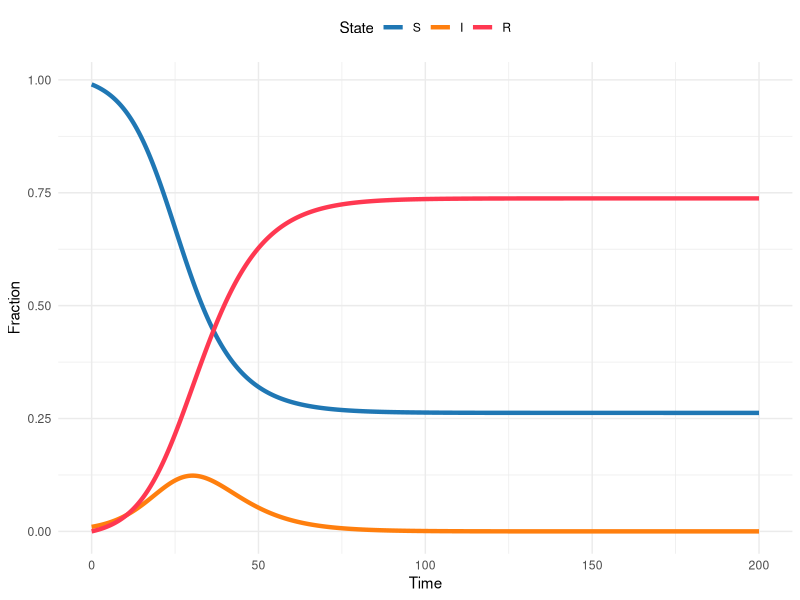
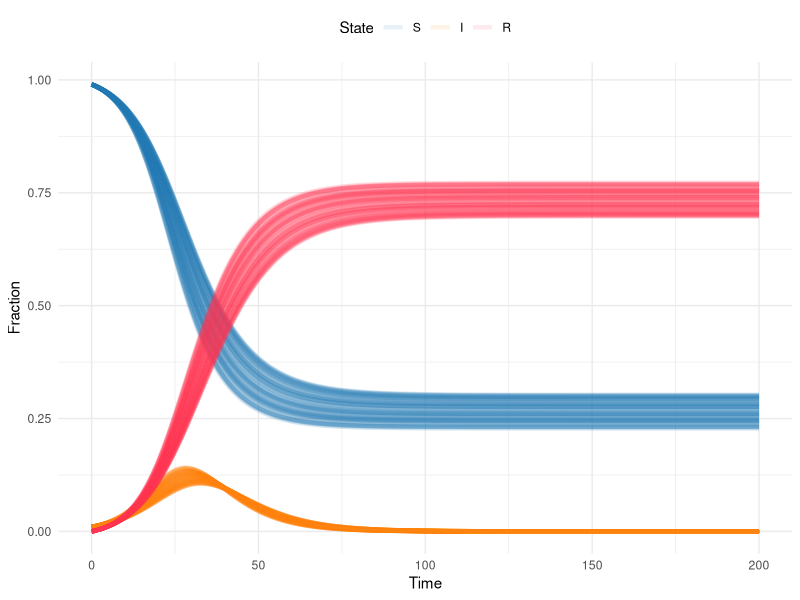
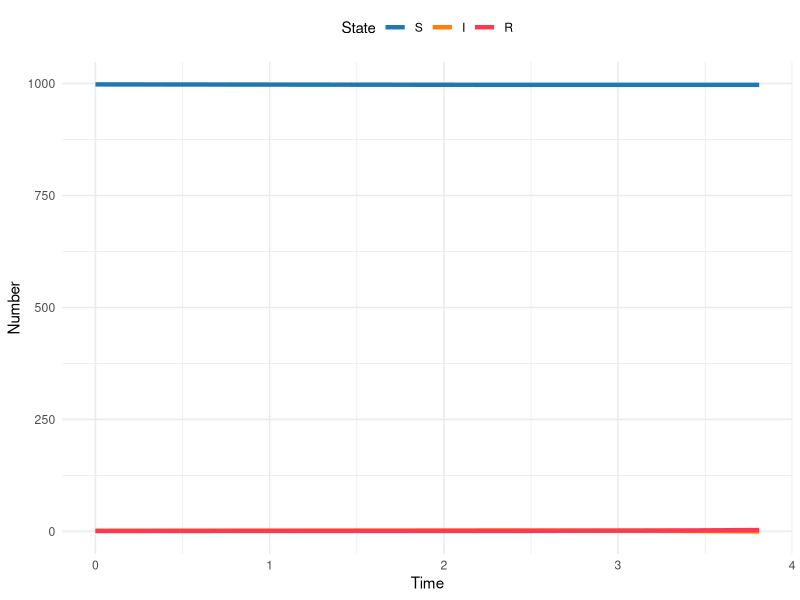
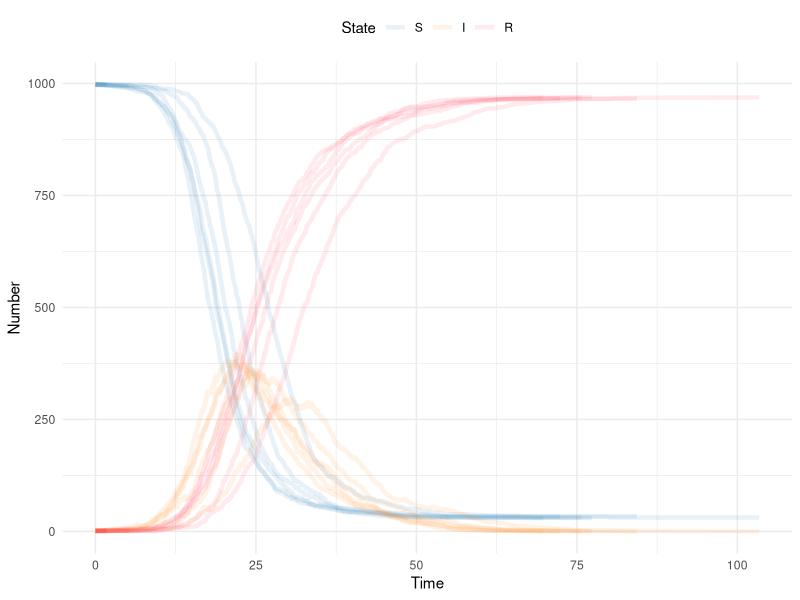
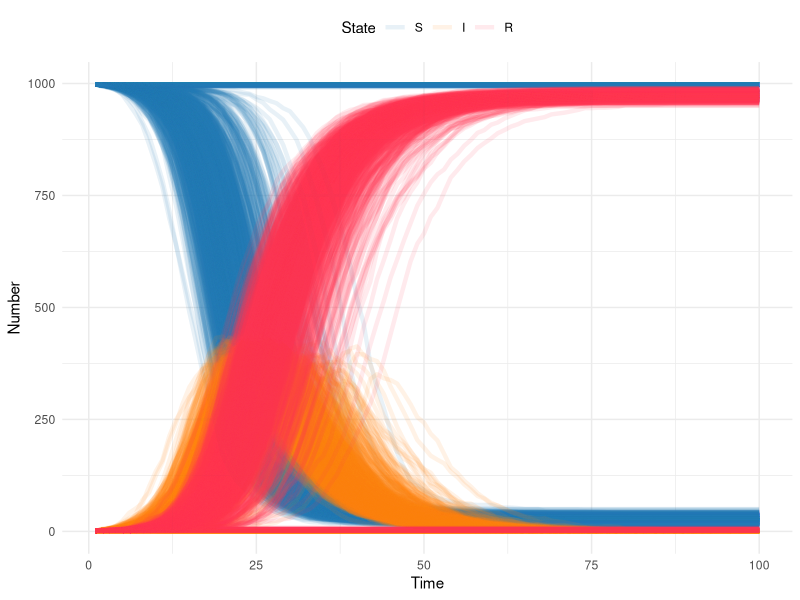
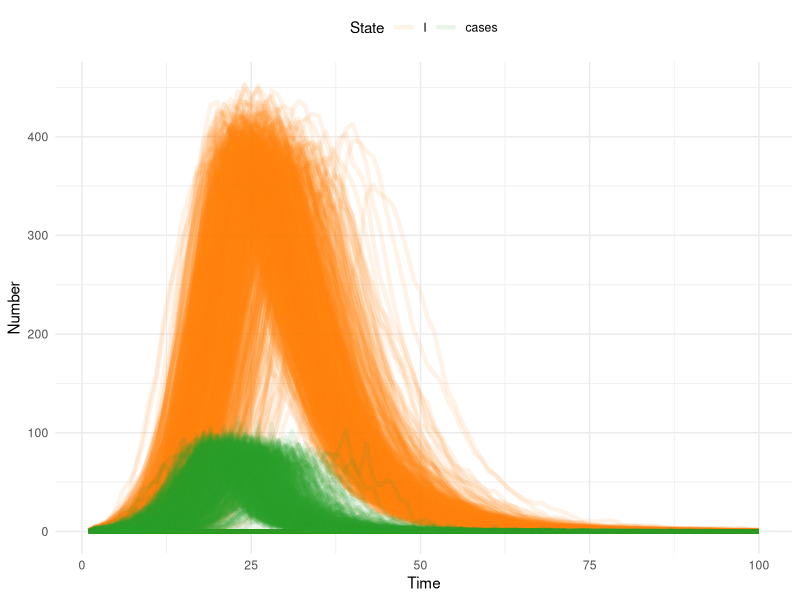
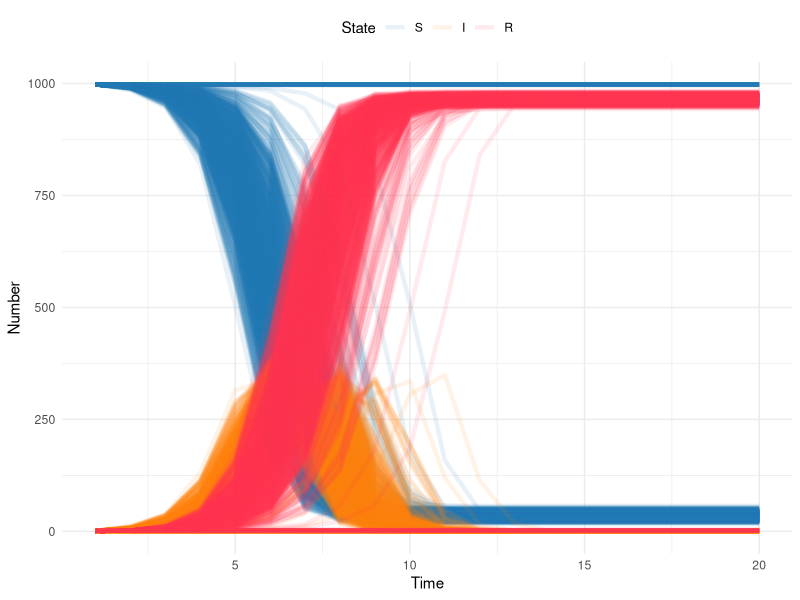

R code for these plots, in order:
## ---- chunk 1
library(here)
library(rio)
library(deSolve)
library(tidyverse)
## ---- chunk 2
theme_set(theme_minimal())
## ---- chunk 3
sir_model <- function(time, state, params, ...) {
  transmission <- params["transmission"]
  recovery <- 1 / params["duration"]

  S <- state["S"]
  I <- state["I"]
  R <- state["R"]

  dSdt <- -transmission * S * I
  dIdt <- (transmission * S * I) - (recovery * I)
  dRdt <- recovery * I

  return(list(c(dSdt, dIdt, dRdt)))
}
## ---- chunk 4
sir_params <- c(transmission = 0.3, duration = 6)
sir_init_states <- c(S = 0.99, I = 0.01, R = 0)
sim_times <- seq(0, 200, by = 0.1)

sir_sol <- deSolve::ode(
  y = sir_init_states,
  times = sim_times,
  func = sir_model,
  parms = sir_params
)

## ---- chunk 5
#| out-width: 100%
#| column: body

# Turn the output from the ODE solver into a tibble (dataframe)
# so we can manipulate and plot it easily
sir_sol_df <- as_tibble(sir_sol) %>%
  # Convert all columns to numeric (they are currently type
  # deSolve so will produce warnings when plotting etc)
  mutate(
    # Rather than repeatedly type the same function for every
    # column, use the across() function to apply the function
    # to a selection of columns
    across(
      # The cols argument takes a selection of columns to apply
      # a function to. Here, we want to apply the as.numeric()
      # function to all columns, so we use the function
      # everything() to select all columns.
      .cols = everything(),
      .fns = as.numeric
    )
  ) %>%
  # Convert the dataframe from wide to long format, so we have a
  # column for the time, a column for the state, and a column
  # for the proportion of the population in that state at that
  # time
  pivot_longer(
    # Don't pivot the time column
    cols = -time,
    names_to = "state",
    values_to = "proportion"
  ) %>%
  # Update the state column to be a factor, so the plot will
  # show the states in the correct order
  mutate(state = factor(state, levels = c("S", "I", "R")))

SIRcolors <- c(S = "#1f77b4", I = "#ff7f0e", R = "#FF3851")

ggplot(sir_sol_df, aes(x = time, y = proportion, color = state)) +
  geom_line(linewidth = 1.5) +
  scale_color_manual(values = SIRcolors) +
  labs(
    x = "Time",
    y = "Fraction",
    color = "State"
  ) +
  theme(legend.position = "top")
## ---- chunk 6
M <- 100 # the number of times we want to do this. 
        # This is a mater of choice and computational capacity (this model is small and quick, but that won't always be the case)

#since we're going to do this M times we need a place to store the results

for(m in 1:M){
  sir_params <- c(transmission = runif(1,.283,.317), duration = 6) # each time take a random draw of the transmission rate from the confidence interval
  sir_init_states <- c(S = 0.99, I = 0.01, R = 0)
  sim_times <- seq(0, 200, by = 0.1)

  sir_sol <- deSolve::ode(
    y = sir_init_states,
    times = sim_times,
    func = sir_model,
    parms = sir_params
  )
  sir_sol = data.frame(sir_sol)
  sir_sol$iteration = m   # mark this as the mth iteration of the loop
  #if this is the first iteration, create a place to store the output
  #if it's the sencond or higher, append the output to the storage
  if(m==1){sir_sol_storage <- sir_sol}
  if(m>1){sir_sol_storage <- rbind(sir_sol_storage,sir_sol)}
}
## ---- chunk 7
# Turn the output from the ODE solver into a tibble (dataframe)
# so we can manipulate and plot it easily
sir_sol_df <- as_tibble(sir_sol_storage) %>%
  # Convert all columns to numeric (they are currently type
  # deSolve so will produce warnings when plotting etc)
  mutate(
    # Rather than repeatedly type the same function for every

    # column, use the across() function to apply the function
    # to a selection of columns
    across(
      # The cols argument takes a selection of columns to apply
      # a function to. Here, we want to apply the as.numeric()
      # function to all columns, so we use the function
      # everything() to select all columns.
      .cols = everything(),
      .fns = as.numeric
    )
  ) %>%
  # Convert the dataframe from wide to long format, so we have a
  # column for the time, a column for the state, and a column
  # for the proportion of the population in that state at that
  # time
  pivot_longer(
    # Don't pivot the time column
    cols = -c(time,iteration),
    names_to = "state",
    values_to = "proportion"
  ) %>%
  # Update the state column to be a factor, so the plot will
  # show the states in the correct order
  mutate(state = factor(state, levels = c("S", "I", "R")))

SIRcolors <- c(S = "#1f77b4", I = "#ff7f0e", R = "#FF3851")

ggplot(sir_sol_df, aes(x = time, y = proportion, color = state, group=interaction(iteration, state))) +
  geom_line(linewidth = 1.5, alpha=.1) +
  scale_color_manual(values = SIRcolors) +
  labs(
    x = "Time",
    y = "Fraction",
    color = "State"
  ) +
  theme(legend.position = "top")
## ---- chunk 8
###############################################################################
# Parameters and initial conditions                                            #
###############################################################################

S <- 998           # number susceptible
I <- 1              # number infected
R <- 1              # number recovered
time <- 0

beta <- .5           # transmission rate
gamma <- 1/7        # recovery rate
## ---- chunk 9
###############################################################################
# Gillespie Step                                                              #
###############################################################################
gilstep <- function(SIR, beta, gamma){
  # SIR is a vector containing 4 elements 
  #   S = scalar number of susceptibles now
  #   I = scalar number of infecteds now
  #   R = scalar number of recovereds now
  #   time = current time
  # beta = transmission rate
  # gamma = recovery rate
  
  times <- rexp(2, # draw two random exponential variables
                c(beta * SIR[1] * SIR[2]/sum(SIR[1:3]),  # the first is the rate of new infections: S*Beta*I/N
                     SIR[2] * gamma)) # the second is the rate of new recoveries: I*gamma
  
  return(list(
    change_state = which.min(times), # which.min identifies which of the two random variables is smallest, and thus the first to happen: this is the transition that we'll mae
              timestep = min(times))) # this identfies how much time elapsed before the transition occured, so we can increment time forward
}
## ---- chunk 10
###############################################################################
# Simulate over time                                                          #
###############################################################################
set.seed(101)               # here we set the random seed. This isn't necessary in general, but it allows us to write a "random" simulation
                            # always returns the same result. For the purposes of this lesson it is useful because (as you'll see below)
                            # we can get random realizations of an outbreak where the first case recovers before they infect anyone and 
                            # there is no epidemic to plot. This can happen (rarely) even with R0>1. 
counter <- 0                # set counter at 0
while(all(I>0)){            #continue until I is depleted
  counter <- counter + 1    #counter for number of transitions: we don't know how many transitions will happen until the simulation is over
  # 
  SIRtmp <- c(S[counter], I[counter], R[counter], time[counter])       #current SIR states
  step <- gilstep(SIRtmp, beta, gamma)
  if(step$change_state ==1){    # if transition is an infection, reduce S and increase I
    SIRtmp[1] <- SIRtmp[1] - 1
    SIRtmp[2] <- SIRtmp[2] + 1 
  }
  if(step$change_state ==2){    # if transition is an recovery, reduce I and increase R
    SIRtmp[2] <- SIRtmp[2] - 1
    SIRtmp[3] <- SIRtmp[3] + 1 
  }
  SIRtmp[4] <- SIRtmp[4] + step$timestep      # increment time
    
#Append changes
  S <- c(S,SIRtmp[1])
  I <- c(I,SIRtmp[2])
  R <- c(R,SIRtmp[3])
  time <- c(time,SIRtmp[4])

  #cat(S[counter],"-",I[counter],"-",R[counter],"-",time[counter], ".\n"). # this prints the output as it goes
  set.seed(NULL)          # reset the seed so that every subsequent simulation IS random
}
## ---- chunk 11
#| out-width: 100%
#| column: body

# Reuse the plotting code from above

# Turn the output from gilstep() into a tibble (dataframe)
# so we can manipulate and plot it easily
gil_df <- tibble(time, S, I, R) %>%  # put elements in a data frame 
  # Convert all columns to numeric (they are currently type
  # deSolve so will produce warnings when plotting etc)
  mutate(
    # Rather than repeatedly type the same function for every
    # column, use the across() function to apply the function
    # to a selection of columns
    across(
      # The cols argument takes a selection of columns to apply
      # a function to. Here, we want to apply the as.numeric()
      # function to all columns, so we use the function
      # everything() to select all columns.
      .cols = everything(),
      .fns = as.numeric
    )
  ) %>%
  # Convert the dataframe from wide to long format, so we have a
  # column for the time, a column for the state, and a column
  # for the proportion of the population in that state at that
  # time
  pivot_longer(
    # Don't pivot the time column
    cols = -c(time),
    names_to = "state",
    values_to = "number"
  ) %>%
  # Update the state column to be a factor, so the plot will
  # show the states in the correct order
  mutate(state = factor(state, levels = c("S", "I", "R")))

SIRcolors <- c(S = "#1f77b4", I = "#ff7f0e", R = "#FF3851")

ggplot(gil_df, aes(x = time, y = number, color = state)) +
  geom_line(linewidth = 1.5) +
  scale_color_manual(values = SIRcolors) +
  labs(
    x = "Time",
    y = "Number",
    color = "State"
  ) +
  theme(legend.position = "top")
## ---- chunk 12
###############################################################################
# Simulate over time                                                          #
M <- 10  # number of realizations to simulate 

for(m in 1:M){
  ###############################################################################
  # Parameters and initial conditions                                            #
  ###############################################################################
  
  S <- 998           # number susceptible
  I <- 1              # number infected
  R <- 1              # number recovered
  time <- 0
  iteration = m    #initialize iteration counter

  beta <- .5           # transmission rate
  gamma <- 1/7        # recovery rate
  
  ###############################################################################
  # Simulate over time                                                          #
  ###############################################################################
  counter <- 0                # set counter at 0
  while(all(I>0)){            #continue until I is depleted
    counter <- counter + 1    #counter for number of transitions: we don't know how many transitions will happen until the simualtion is over
    # 
    SIRtmp <- c(S[counter], I[counter], R[counter], time[counter])       #current SIR states
    step <- gilstep(SIRtmp, beta, gamma)
    if(step$change_state ==1){    # if transition is an infection, reduce S and increase I
      SIRtmp[1] <- SIRtmp[1] - 1
      SIRtmp[2] <- SIRtmp[2] + 1 
    }
    if(step$change_state ==2){    # if transition is an recovery, reduce I and increase R
      SIRtmp[2] <- SIRtmp[2] - 1
      SIRtmp[3] <- SIRtmp[3] + 1 
    }
    SIRtmp[4] <- SIRtmp[4] + step$timestep      # increment time
    
    #Append changes
    S <- c(S,SIRtmp[1])
    I <- c(I,SIRtmp[2])
    R <- c(R,SIRtmp[3])
    time <- c(time,SIRtmp[4])
    iteration <- c(iteration, m)
    
    #cat(S[counter],"-",I[counter],"-",R[counter],"-",time[counter], ".\n"). # this prints the output as it goes
  }
  if(m==1){sir_gil_storage = tibble(S, I, R, time, iteration)}
  if(m>1){sir_gil_storage = bind_rows(sir_gil_storage, tibble(S, I, R, time, iteration))}
}
## ---- chunk 13
# Reuse the plotting code from above

# Turn the output from gilstep() into a tibble (dataframe)
# so we can manipulate and plot it easily
gil_df <- sir_gil_storage %>%  # put elements in a data frame 
  # Convert all columns to numeric (they are currently type
  # deSolve so will produce warnings when plotting etc)
  mutate(
    # Rather than repeatedly type the same function for every
    # column, use the across() function to apply the function
    # to a selection of columns
    across(
      # The cols argument takes a selection of columns to apply
      # a function to. Here, we want to apply the as.numeric()
      # function to all columns, so we use the function
      # everything() to select all columns.
      .cols = everything(),
      .fns = as.numeric
    )
  ) %>%
  # Convert the dataframe from wide to long format, so we have a
  # column for the time, a column for the state, and a column
  # for the proportion of the population in that state at that
  # time
  pivot_longer(
    # Don't pivot the time column
    cols = -c(time, iteration),
    names_to = "state",
    values_to = "number"
  ) %>%
  # Update the state column to be a factor, so the plot will
  # show the states in the correct order
  mutate(state = factor(state, levels = c("S", "I", "R")))

SIRcolors <- c(S = "#1f77b4", I = "#ff7f0e", R = "#FF3851")

ggplot(gil_df, aes(x = time, y = number, color = state, group = interaction(iteration, state))) +
  geom_line(linewidth = 1.5,alpha = .1) +
  scale_color_manual(values = SIRcolors) +
  labs(
    x = "Time",
    y = "Number",
    color = "State"
  ) +
  theme(legend.position = "top")
## ---- chunk 14
###############################################################################
# Parameters and initial conditions                                           #
###############################################################################

S <- 998           # number susceptible
I <- 1              # number infected
R <- 1              # number recovered
time <- 0

beta <- .5           # transmission rate
gamma <- 1/7        # recovery rate
## ---- chunk 15
###############################################################################
# Tau Leaping Single time step                                                            #
###############################################################################
tau_sir_step <- function (sims, S, I, R, beta, gamma, delta.t, ...) {
  # adapted from Aaron King's code
  # sims = number of simulations
  # S = initial susceptible population
  # I = initial infected population
  # R = initial recovered population
  # beta = transmission rate
  # gamma = recovery rate
  
  N <- S+I+R    # total population size
  dSI <- rpois(n = sims, beta*S*(I/N)*delta.t)  # new incident infections
  dIR <- rpois(n = sims, gamma*I*delta.t)       # recoveries
  # note that this can be done with a binomial step as well
  #dSI <- rbinom(n=sims,size=S,prob=1-exp(-beta*(I/N)*delta.t))  # new incident infections
  #dIR <- rbinom(n=sims,size=I,prob=1-exp(-gamma*delta.t))       # recoveries
  
  #since it is possible for the transitions to drirve the states negative, we have to prevent that
  S <- pmax(S - dSI, 0)            # change in S
  I <- pmax(I + dSI - dIR, 0)      # change in I
  R <- R + dIR            # change in R
  cbind(S, I, R, dSI) # note that dSI are the new incident infections
}

## ---- chunk 16
###############################################################################
# set up and storage for states                                               #
###############################################################################
T <- 100        # time to simulate over. With Tau Leaping the random draws scales with time not with population size, so this is much more efficient than Gillespie for large populations
sims <- 1000    # number of simulations: notice that we can do WAY more now

Smat <- matrix(S, 1, sims)      # storage item for S for all simulations
Imat <- matrix(I, 1, sims)      # storage item for I for all simulations
Rmat <- matrix(R, 1, sims)      # storage item for R for all simulations
new_cases <- matrix(0, 1, sims) # storage item for new cases (i.e. incidence) for all simulations
Nmat <- S+I+R                 # storage item for N for all simulations  
## ---- chunk 17
###############################################################################
# run over a time from 2 to T                                               #
###############################################################################
# 
for(ts in 2:T){     #loop over time, ts is the index
  
  out <- tau_sir_step(sims, Smat[ts-1,], Imat[ts-1,], Rmat[ts-1,], beta, gamma, delta.t=1) # call to SIR step function above

  Smat <- rbind(Smat, out[,1])  # update state
  Imat <- rbind(Imat, out[,2])  # update state
  Rmat <- rbind(Rmat, out[,3])  # update state
  Nmat <- rbind(Nmat, out[,1]+out[,2]+out[,3])  # update state -- note population size isn't changing, but this could be updated with births/deaths
  new_cases <- rbind(new_cases, out[,4])  # update state
}
## ---- chunk 18
#| out-width: 100%
#| column: body

###############################################################################
# plotting                                                                   #
###############################################################################
# put output in a data frame
tau_df <- tibble(S=array(Smat), I=array(Imat), R=array(Rmat), N=array(Nmat), cases=array(new_cases), time = rep(1:T,sims), iteration = rep(1:sims,each=T))

tau_df <- tau_df %>%
  pivot_longer(
    # Don't pivot the time column
    cols = -c(time,iteration),
    names_to = "state",
    values_to = "number"
  ) %>%
  mutate(state = factor(state, levels = c("S", "I", "R","N", "cases")))

SIRcolors <- c(S = "#1f77b4", I = "#ff7f0e", R = "#FF3851", cases = "#2ca02c") # fix this color

tau_df %>%
  mutate(iteration = as.factor(iteration)) %>%
  filter(state %in% c("S", "I","R")) %>%
  ggplot( aes(x = time, y = number, group = interaction(iteration, state), color = state)) +
    geom_line(linewidth = 1.5,alpha = .1) +
    scale_color_manual(values = SIRcolors) +
    labs(
      x = "Time",
    y = "Number",
      color = "State"
    ) +
    theme(legend.position = "top")
## ---- chunk 19
#| out-width: 100%
#| column: body
###############################################################################
# plotting                                                                   #
###############################################################################
# put output in a data frame
tau_df <- tibble(S=array(Smat), I=array(Imat), R=array(Rmat), N=array(Nmat), cases=array(new_cases), time = rep(1:T,sims), iteration = rep(1:sims,each=T))

tau_df <- tau_df %>%
  pivot_longer(
    # Don't pivot the time column
    cols = -c(time,iteration),
    names_to = "state",
    values_to = "number"
  ) %>%
  mutate(state = factor(state, levels = c("S", "I", "R","N", "cases")))

SIRcolors <- c(S = "#1f77b4", I = "#ff7f0e", R = "#FF3851", cases = "#2ca02c") # fix this color

tau_df %>%
  mutate(iteration = as.factor(iteration)) %>%
  filter(state %in% c("I","cases")) %>%
  ggplot( aes(x = time, y = number, group = interaction(iteration, state), color = state)) +
    geom_line(linewidth = 1.5,alpha = .1) +
    scale_color_manual(values = SIRcolors) +
    labs(
      x = "Time",
    y = "Number",
      color = "State"
    ) +
    theme(legend.position = "top")
## ---- chunk 20
###############################################################################
# Parameters and initial conditions                                           #
###############################################################################
S <- 998           # number susceptible
I <- 1              # number infected
R <- 1              # number recovered
time <- 0

beta <- 3.5           # transmission rate -- note the change in value


## ---- chunk 21
###############################################################################
# Single time step                                                            #
###############################################################################
cb_step <- function (sims, S, I, R, beta, ...) {
  # S = initial susceptible population
  # I = initial infected population
  # R = initial recovered population
  # beta is transmission rate
  
  N <- S+I+R    # total population size
  newI <- rbinom(n=sims, pmax(S,0), 1-exp(-beta * pmax(I,0)/N)) # this is the only stochastic step; only do draw if I >0
  newS <- S - newI    #this step is now deterministic, because everyone from the past time step recovers   
  newR <- R + I

  cbind(newS, newI, newR) 
}

## ---- chunk 22
###############################################################################
# Run over many steps                                                         #
###############################################################################

T <- 20 # note here that the time step is one infectious generation time, so 7 days from gamma above
sims <- 1000
  
Smat <- matrix(S,1,sims)      # storage item for S for all simulations
Imat <- matrix(I,1,sims)      # storage item for I for all simulations
Rmat <- matrix(R,1,sims)      # storage item for R for all simulations
Nmat <- S+I+R

for(ts in 2:T){
  out <- cb_step(sims, Smat[ts-1,], Imat[ts-1,], Rmat[ts-1,], beta)
  Smat <- rbind(Smat, out[,1])  # update state
  Imat <- rbind(Imat, out[,2])  # update state
  Rmat <- rbind(Rmat, out[,3])  # update state
  Nmat <- rbind(Nmat, out[,1]+out[,2]+out[,3])  # update state -- note population size isn't changing, but this could be updated with births/deaths
  
}
## ---- chunk 23
#| echo: true
#| message: false
#| out-width: 100%
#| column: body

# put output in a data frame
bin_df <- tibble(S=array(Smat), I=array(Imat), R=array(Rmat), N=array(matrix(Nmat)), time = rep(1:T,sims), iteration = rep(1:sims,each=T))

bin_df = bin_df %>%
  pivot_longer(
    # Don't pivot the time column
    cols = -c(time,iteration),
    names_to = "state",
    values_to = "number"
  ) %>%
  mutate(state = factor(state, levels = c("S", "I", "R","N")))

SIRcolors <- c(S = "#1f77b4", I = "#ff7f0e", R = "#FF3851") # fix this color

bin_df %>%
  mutate(iteration = as.factor(iteration)) %>%
  filter(state %in% c("S","I","R")) %>%
  ggplot( aes(x = time, y = number, group = interaction(iteration, state), color = state)) +
    geom_line(linewidth = 1.5,alpha = .1) +
    scale_color_manual(values = SIRcolors) +
    labs(
      x = "Time",
    y = "Number",
      color = "State"
    ) +
    theme(legend.position = "top")
